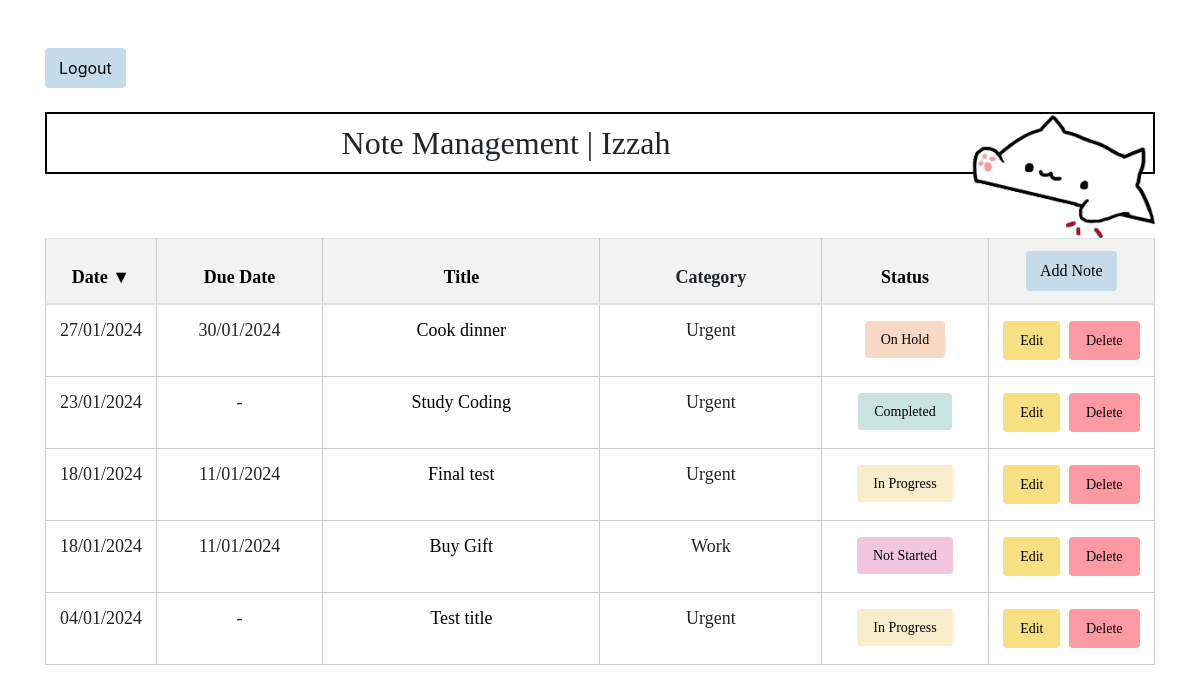
The page /dashboard.php?sort=date&order=DESC (signed in) on the database its author committed.
### tables this page shows
CREATE TABLE `todo_list` (
  `taskId` int(11) NOT NULL,
  `date` date NOT NULL,
  `title` varchar(50) NOT NULL,
  `description` text NOT NULL,
  `duedate` date DEFAULT NULL,
  `users_id` int(11) DEFAULT NULL,
  `noteStatus` varchar(50) DEFAULT NULL,
  `category` varchar(50) DEFAULT NULL
);

### read.php (the view, shortened to what this page needs)
<?php
include 'db.php';
if (isset($_SESSION['users_id'])) {
    $users_id = $_SESSION['users_id'];
    $sortColumn = isset($_GET['sort']) ? $_GET['sort'] : 'date';
    $sortOrder = isset($_GET['order']) ? $_GET['order'] : 'ASC';
    $sql = "SELECT * FROM todo_list WHERE users_id = $users_id ORDER BY $sortColumn $sortOrder";
    $result = $conn->query($sql);
    if ($result->num_rows > 0) {
        while ($row = $result->fetch_assoc()) {
            echo "<tr>";
            $formattedDate = date('d/m/Y', strtotime($row["date"]));
            echo "<td>" . $formattedDate . "</td>";
            $dueDateFromDatabase = $row["duedate"];
            if ($dueDateFromDatabase == '0000-00-00' || empty($dueDateFromDatabase)) {
                echo "<td>-</td>";
            } else {
                $formattedDueDate = date('d/m/Y', strtotime($dueDateFromDatabase));
                echo "<td>" . $formattedDueDate . "</td>";
            }
            echo "<td><a href='#' class='note-link' data-toggle='modal' data-target='#noteModal' data-description='" . ucfirst($row["description"]) . "' style='color: black;'>" . ucfirst($row["title"]) . "</a></td>";
            echo "<td>" . ucfirst($row["category"]) . "</td>";
            echo "<td>";
            $colors = array(
                'Not Started' => '#f2c6de',
                'In Progress' => '#faedcb',
                'On Hold' => '#f7d9c4',
                'Completed' => '#c9e4de'
            );
            $color = isset($colors[$row["noteStatus"]]) ? $colors[$row["noteStatus"]] : '';
            echo "<a style='background-color: $color; border: none; color: black; padding: 8px 16px; text-align: center; text-decoration: none; display: inline-block; font-size: 14px; margin: 4px 2px; cursor: pointer; border-radius: 4px;'>". ucfirst($row["noteStatus"]) . "</a>";
            echo "</td>";
            echo "<td>
            <a href='update_form.php?taskId=" . $row["taskId"] . "' style='background-color: #f8df81; color: black; padding: 8px 16px; text-align: center; text-decoration: none; display: inline-block; font-size: 14px; margin: 4px 2px;' class='btn'>Edit</a>
            <a href='delete.php?taskId=" . $row["taskId"] . "' style='background-color: #ff9aa2; color: black; padding: 8px 16px; text-align: center; text-decoration: none; display: inline-block; font-size: 14px; margin: 4px 2px;' class='btn'>Delete</a>
            </td>";
            echo "</tr>";
        }
    } else {
        echo "No notes.";
    }
} else {
    echo "Error: users_id not set in session.";
}
?>
</body>
</html>

### head.php (style rules this page uses)
body { margin: 0; padding: 0; background-image: url('backgroud.jpg'); background-size: cover; background-attachment: fixed; }
th, td { font-size: 18px; font-family: 'Euphoria Script'; border: 1px solid #ccc; padding: 8px; text-align: center; vertical-align: middle; }

### rows shown on the page
todo_list: date "27/01/2024", duedate "30/01/2024", title "Cook dinner", category "Urgent", noteStatus "On Hold"
todo_list: date "23/01/2024", title "Study Coding", category "Urgent", noteStatus "Completed"
todo_list: date "18/01/2024", duedate "11/01/2024", title "Final test", category "Urgent", noteStatus "In Progress"
todo_list: date "18/01/2024", duedate "11/01/2024", title "Buy Gift", category "Work", noteStatus "Not Started"
todo_list: date "04/01/2024", title "Test title", category "Urgent", noteStatus "In Progress"

### other values the page prints
$_SESSION['username'] "Izzah"
